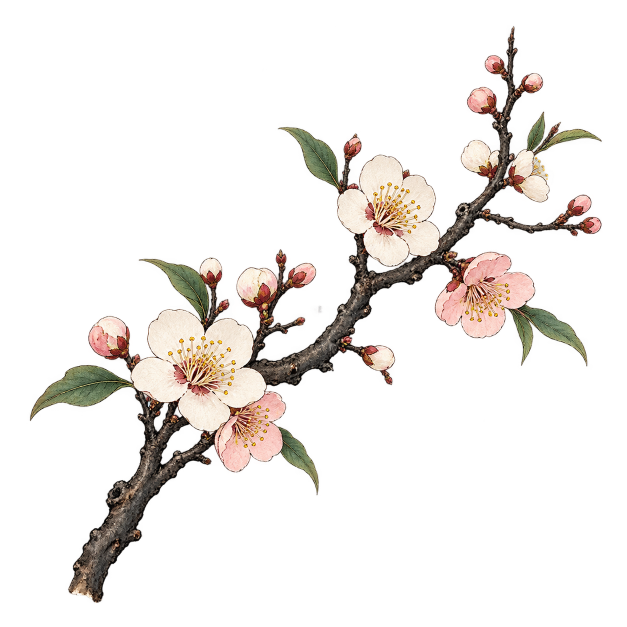
#> input picture docs/development/tab5-279-source/source/firmware/assets/calendar-flowers/01-plum.png, 1254 x 1254 px (shown at 1/2 size); its folder holds only this picture in this run
$ python generate-calendar-flowers.py
#> lines starting #> are read from the running program, lines starting #| are printed output that depends on the picture
"""Encode project-generated floral PNGs for LVGL without flattening alpha.

The original PNGs remain in firmware/assets/calendar-flowers. This build step
only resamples to display size, quantizes RGBA and losslessly compresses the
indexed pixel stream using the existing LVGL LZ4 decoder.
"""
from pathlib import Path
from struct import pack
import hashlib
import json

from PIL import Image
from lz4.block import compress, decompress

ROOT = Path(__file__).resolve().parents[1]
ASSETS = ROOT / 'firmware/assets/calendar-flowers'
OUTPUT = ROOT / 'firmware/main/calendar_flowers.h'
NAMES = ('01-plum', '02-apricot', '03-peach', '04-peony', '05-paeonia',
         '06-gardenia', '07-lotus', '08-lily', '09-osmanthus',
         '10-chrysanthemum', '11-camellia', '12-narcissus')
WIDTH, HEIGHT, COLORS = 280, 252, 256
lines = ['// Generated by scripts/generate-calendar-flowers.py; project-created botanical artwork.',
         '#pragma once', '#include "lvgl.h"', '']
reports = []
for name in NAMES:
    source = ASSETS / (name + '.png')
    with Image.open(source) as original:
#> original is the input picture: PIL image 1254x1254 RGBA; mean R, G, B, A 31.6, 27.1, 23.5, 42.3
        rgba = original.convert('RGBA')
        assert rgba.getchannel('A').getextrema()[0] == 0, f'{name}: missing transparent background'
        rgba.thumbnail((WIDTH, HEIGHT), Image.Resampling.LANCZOS)
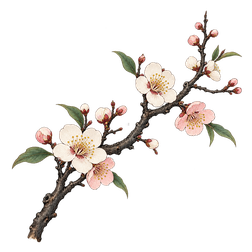
#> rgba: PIL image 252x252 RGBA; mean R, G, B, A 31.5, 27.1, 23.5, 42.4; transparent parts drawn white
        canvas = Image.new('RGBA', (WIDTH, HEIGHT))
#> canvas: PIL image 280x252 RGBA; every value is 0
        canvas.alpha_composite(rgba, ((WIDTH - rgba.width) // 2, (HEIGHT - rgba.height) // 2))
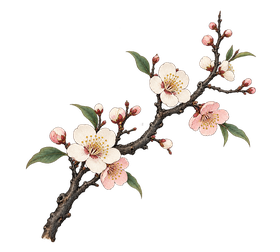
#> canvas: PIL image 280x252 RGBA; mean R, G, B, A 28.4, 24.4, 21.2, 38.2; transparent parts drawn white
    indexed = canvas.quantize(colors=COLORS, method=Image.Quantize.FASTOCTREE, dither=Image.Dither.NONE)
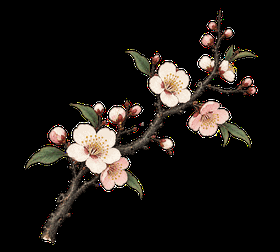
#> indexed: PIL image 280x252 P; mean R, G, B 28.3, 24.3, 21.1
    palette = indexed.getpalette('RGBA')
#> palette = 1024 values, max 255 at index 233, min 0 at index 232, mean 119.8
    palette.extend([0] * (1024 - len(palette)))
    bgra = bytes(v for i in range(256) for v in (palette[i*4+2], palette[i*4+1], palette[i*4], palette[i*4+3]))
    raw = bgra + indexed.tobytes()
#> (the run stopped early here; a loop or call above may not have finished)
